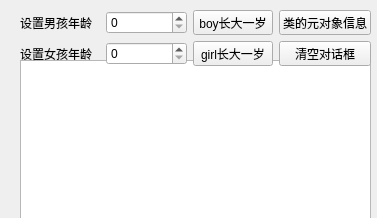
<?xml version="1.0" encoding="UTF-8"?>
<ui version="4.0">
 <class>Widget</class>
 <widget class="QWidget" name="Widget">
  <property name="geometry">
   <rect>
    <x>0</x>
    <y>0</y>
    <width>377</width>
    <height>218</height>
   </rect>
  </property>
  <property name="windowTitle">
   <string>Widget</string>
  </property>
  <widget class="QPlainTextEdit" name="plainTextEdit">
   <property name="geometry">
    <rect>
     <x>20</x>
     <y>60</y>
     <width>351</width>
     <height>161</height>
    </rect>
   </property>
  </widget>
  <widget class="QWidget" name="layoutWidget">
   <property name="geometry">
    <rect>
     <x>20</x>
     <y>10</y>
     <width>351</width>
     <height>56</height>
    </rect>
   </property>
   <layout class="QGridLayout" name="gridLayout">
    <item row="0" column="0">
     <widget class="QLabel" name="label">
      <property name="text">
       <string>设置男孩年龄</string>
      </property>
     </widget>
    </item>
    <item row="0" column="1">
     <widget class="QSpinBox" name="spinboxboy"/>
    </item>
    <item row="0" column="2">
     <widget class="QPushButton" name="boyinfo">
      <property name="text">
       <string>boy长大一岁</string>
      </property>
     </widget>
    </item>
    <item row="0" column="3">
     <widget class="QPushButton" name="btnclassinfo">
      <property name="text">
       <string>类的元对象信息</string>
      </property>
     </widget>
    </item>
    <item row="1" column="0">
     <widget class="QLabel" name="label_2">
      <property name="text">
       <string>设置女孩年龄</string>
      </property>
     </widget>
    </item>
    <item row="1" column="1">
     <widget class="QSpinBox" name="spinBoxgirl"/>
    </item>
    <item row="1" column="2">
     <widget class="QPushButton" name="girlinfo">
      <property name="text">
       <string>girl长大一岁</string>
      </property>
     </widget>
    </item>
    <item row="1" column="3">
     <widget class="QPushButton" name="clearinfo">
      <property name="text">
       <string>清空对话框</string>
      </property>
     </widget>
    </item>
   </layout>
  </widget>
 </widget>
 <resources/>
 <connections>
  <connection>
   <sender>clearinfo</sender>
   <signal>clicked()</signal>
   <receiver>plainTextEdit</receiver>
   <slot>clear()</slot>
   <hints>
    <hint type="sourcelabel">
     <x>323</x>
     <y>52</y>
    </hint>
    <hint type="destinationlabel">
     <x>195</x>
     <y>140</y>
    </hint>
   </hints>
  </connection>
 </connections>
</ui>
